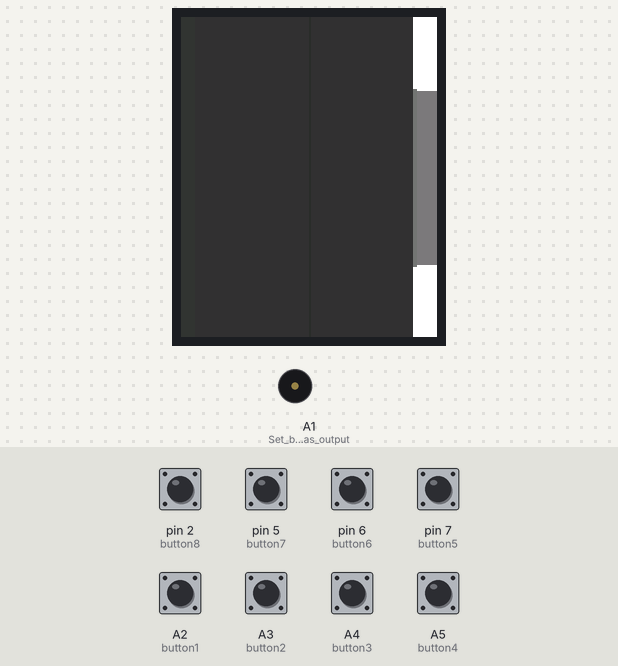
The sketch below on a simulated Arduino Uno, built with avr-gcc and run on an emulated ATmega328P. On the bench: 128×160 colour display, buzzer (waves = sounding, pin HIGH). Inputs (shaded band) come from the test bench; at power-on: A2 (button1), A3 (button2), A4 (button3), A5 (button4), pin 2 (button8), pin 5 (button7), pin 6 (button6), pin 7 (button5) HIGH.

Above: at 1.3 s.
1.4 s: A3 (button2) pulled LOW for 1 s
At 3.5 s:
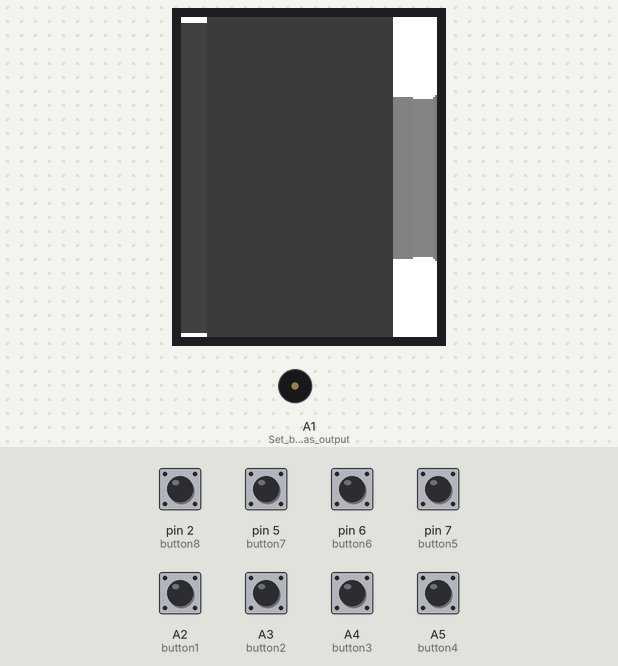
4.1 s: A4 (button3) pulled LOW for 1 s
At 5.7 s:
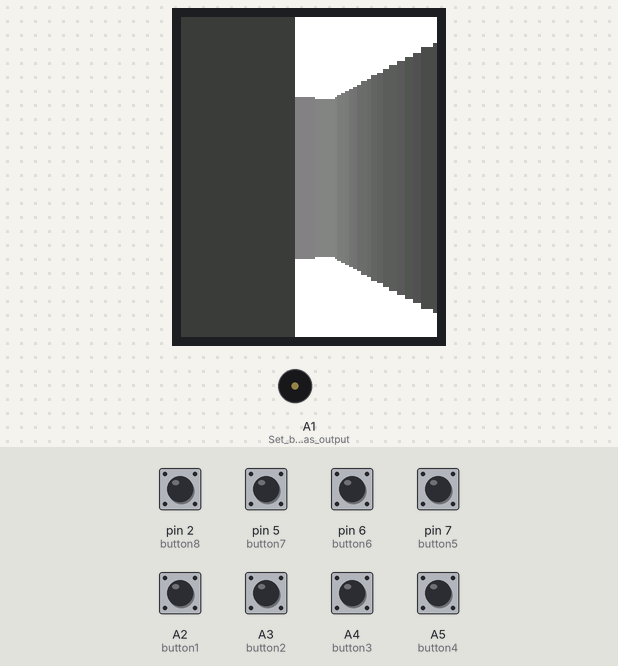
6.7 s: A3 (button2) pulled LOW for 0.15 s
At 7.7 s:
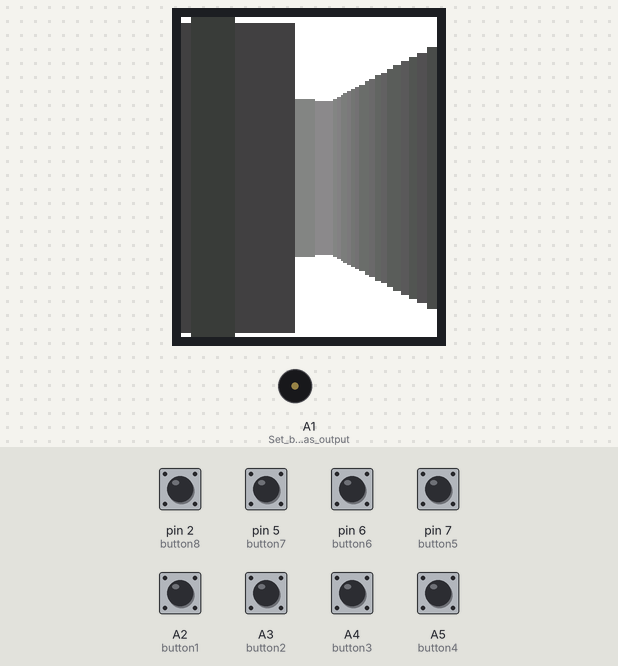
8.5 s: A4 (button3) pulled LOW for 0.15 s
At 9.2 s:
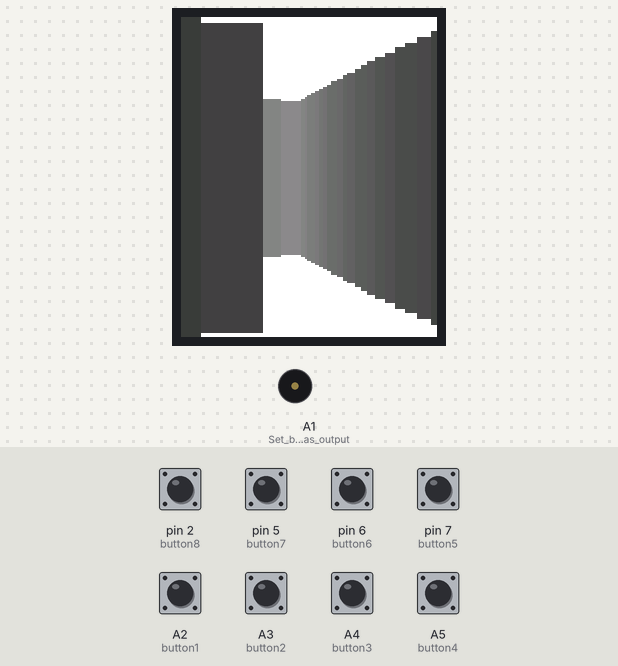
10.3 s: A3 (button2) pulled LOW for 0.15 s
At 11.8 s:
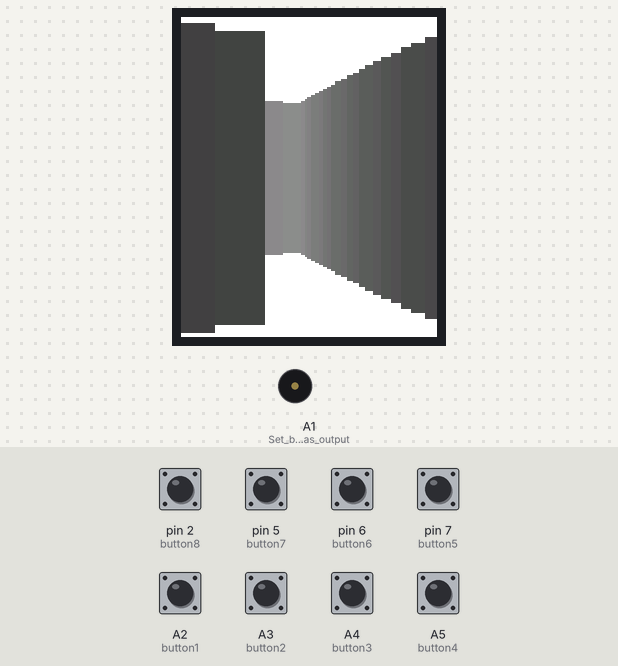
12.1 s: A3 (button2) pulled LOW for 1 s
At 14.0 s:
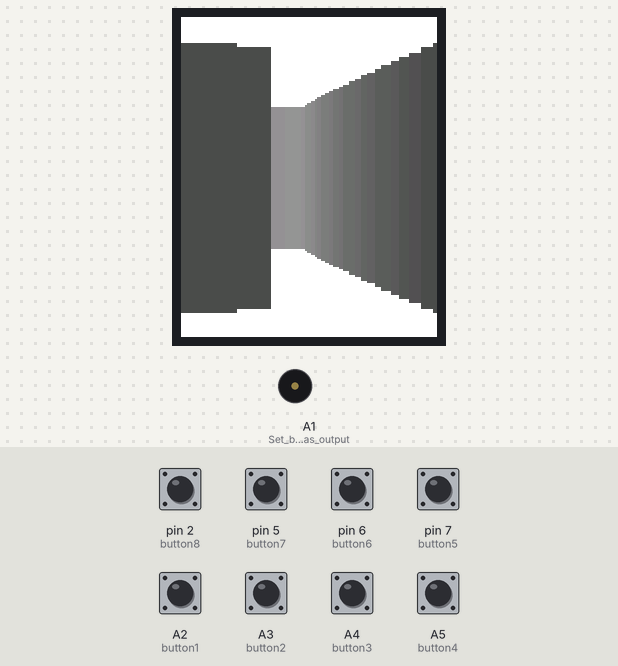
Timing chart, 0 to 15.5 s (numbered marks = the images above; inputs shaded):
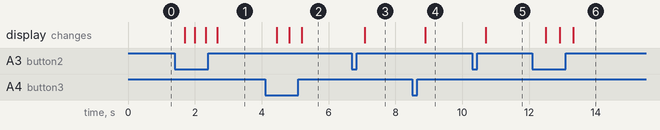

Measured:
- after the input at 1.4 s, the display: first changes after 0.29 s (image 1 shows a later state)
- after the input at 4.1 s, the display: first changes after 0.36 s (image 2 shows a later state)
- after the input at 6.7 s, the display: changes after 0.39 s (image 3)
- after the input at 8.5 s, the display: changes after 0.39 s (image 4)
- after the input at 10.3 s, the display: changes after 0.40 s (image 5)
- after the input at 12.1 s, the display: first changes after 0.40 s (image 6 shows a later state)

The sketch:

raycast.ino
```cpp
#include <Adafruit_GFX.h>        // Graphics library
#include <Adafruit_ST7735.h> // Hardware library
#include <SPI.h>

#define Pyxa_SCLK     13
#define Pyxa_MOSI     11
#define Pyxa_CS         10
#define Pyxa_RST        9
#define Pyxa_DC         8

Adafruit_ST7735 Pyxa = Adafruit_ST7735(Pyxa_CS, Pyxa_DC, Pyxa_RST);

#define ACTIVATED LOW

int buzzer = A1;    //    Buzzer

int button1 = A2; //    Left
int button2 = A3; //    Down
int button3 = A4; //    Right
int button4 = A5; //    Up

int button5 = 7;    //    Y
int button6 = 6;    //    B
int button7 = 5;    //    A
int button8 = 2;    //    X

int button1state = 0;
int button2state = 0;
int button3state = 0;
int button4state = 0;

int button5state = 0;
int button6state = 0;
int button7state = 0;
int button8state = 0;
const float pi = 3.1415927;

const int screenWidth = 128;
const int screenHeight = 160;

float playerX = 3.5;
float playerY = 3.5;
float playerA = 0.0;

float rayAngle;
float distance;
bool hitWall;
float eyeX;
float eyeY;
int testX;
int testY;
int color;

const int game_map[8][8] = {
    {1,1,1,1,1,1,1,1},
    {1,0,1,0,0,0,0,1},
    {1,0,0,0,0,1,0,1},
    {1,0,0,0,0,1,0,1},
    {1,0,0,0,0,0,0,1},
    {1,0,0,0,1,1,1,1},
    {1,1,0,0,0,0,0,1},
    {1,1,1,1,1,1,1,1},
};

const int mapWidth = sizeof(game_map[0]);
const int mapHeight = sizeof(game_map);

const float fov = pi / 4;
const int depth = 8;

int shade;

void setup() {
    Serial.begin(9600);

    pinMode(A1, OUTPUT); // Set buzzer pin as output

    // Set button pins as inputs

    pinMode(button1, INPUT_PULLUP);
    pinMode(button2, INPUT_PULLUP);
    pinMode(button3, INPUT_PULLUP);
    pinMode(button4, INPUT_PULLUP);

    pinMode(button5, INPUT_PULLUP);
    pinMode(button6, INPUT_PULLUP);
    pinMode(button7, INPUT_PULLUP);
    pinMode(button8, INPUT_PULLUP);

    Pyxa.initR(INITR_BLACKTAB);
    Pyxa.fillScreen(ST7735_BLACK);


}

void loop() {
    for (int x = 0; x < screenWidth; x++) {
        rayAngle = (playerA - fov / 2.0) + ((float)x / (float)screenWidth) * fov;
        distance = 0.0;
        hitWall = false;

        eyeX = cos(rayAngle);
        eyeY = sin(rayAngle);
        while (!hitWall) {
            distance += 0.1;

            testX = floor(playerX + eyeX * distance);
            testY = floor(playerY + eyeY * distance);
            if (testX < 0 | testX >= mapWidth | testY < 0 | testY >= mapHeight) {
                distance = depth;
                hitWall = true;
            }
            if (game_map[testY][testX]) {
                hitWall = true;
            }
        }

        int ceilingHeight = screenHeight / 2 - screenHeight / distance;
        int floorHeight = screenHeight - ceilingHeight;

        if (distance <= depth) {
            color = 0;
            shade = floor((255-color)/(depth/distance)+color);
        }
        else {
            shade = 255;
        }
        Pyxa.drawLine(x,0,x,ceilingHeight-1,Pyxa.color565(255,255,255));
        Pyxa.drawLine(x,ceilingHeight,x,floorHeight,Pyxa.color565(shade,shade,shade));
        Pyxa.drawLine(x,floorHeight+1,x,screenHeight,Pyxa.color565(255,255,255));
    }
    boolean key_hit = false;
    while (!key_hit) {
        button1state = digitalRead(button1);
        button2state = digitalRead(button2);
        button3state = digitalRead(button3);
        button4state = digitalRead(button4);

        button5state = digitalRead(button5);
        button6state = digitalRead(button6);
        button7state = digitalRead(button7);
        button8state = digitalRead(button8);

        if (!button1state) {
            playerA -= 0.1;
            key_hit = true;
        }
        if (!button2state) {
            playerX -= cos(playerA)*0.1;
            playerY -= sin(playerA)*0.1;
            key_hit = true;
        }
        if (!button3state) {
            playerA += 0.1;
            key_hit = true;
        }
        if (!button4state) {
            playerX += cos(playerA)*0.1;
            playerY += sin(playerA)*0.1;
            key_hit = true;
        }
    }

}
```
